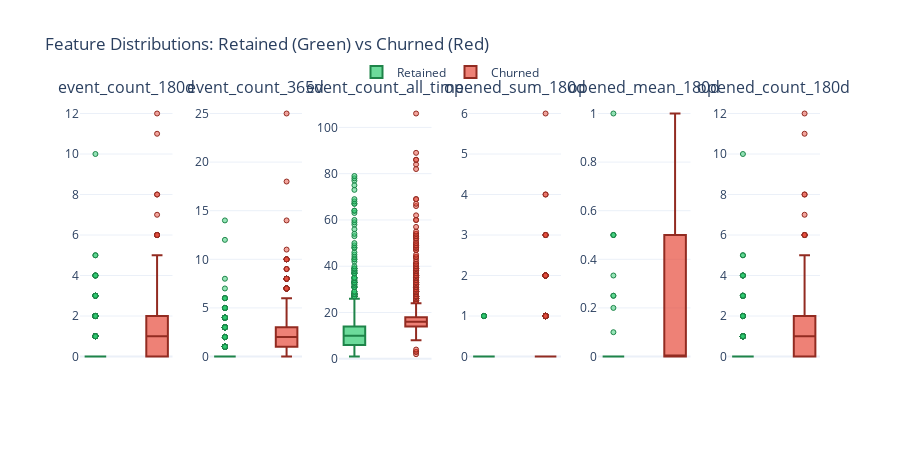

Notebook code cell kept with this figure:
### Markdown cell above
### Interpreting Effect Sizes (Cohen's d)

| Effect Size | Interpretation | What It Means for Modeling |
|-------------|----------------|---------------------------|
| \|d\| ≥ 0.8 | Large | Strong discriminator - prioritize this feature |
| \|d\| = 0.5-0.8 | Medium | Useful predictor - include in model |
| \|d\| = 0.2-0.5 | Small | Weak but may help in combination with others |
| \|d\| < 0.2 | Negligible | Limited predictive value alone |

**🎯 Actionable Insights:**
- **Features with large effects** are your best predictors - ensure they're included in your model
- **Direction matters**: "Higher in retained" means customers with high values tend to stay; use this for threshold-based business rules
- **Features with small/negligible effects** may still be useful in combination or as interaction terms

**⚠️ Cautions:**
- Effect size assumes roughly normal distributions - check skewness in notebook 03
- Large effects could be due to confounding variables - validate with domain knowledge
- Correlation ≠ causation: high engagement may not *cause* retention

### Box Plot Visualization

**📈 How to Read the Box Plots Below:**
- **Well-separated boxes** (little/no overlap) → Feature clearly distinguishes retained vs churned
- **Different medians** (center lines at different heights) → Groups have different typical values
- **Many outliers in one group** → May indicate subpopulations worth investigating

### Code cell
# Box Plots: Visual comparison of distributions
if findings.target_column and findings.target_column in df.columns:
    target = findings.target_column
    
    feature_cols = [
        name for name, col in findings.columns.items()
        if col.inferred_type in [ColumnType.NUMERIC_CONTINUOUS, ColumnType.NUMERIC_DISCRETE]
        and name != target
        and name not in TEMPORAL_METADATA_COLS
    ]
    
    if feature_cols:
        # Create box plots - one subplot per feature for better control
        n_features = min(len(feature_cols), 6)
        
        fig = make_subplots(
            rows=1, cols=n_features,
            subplot_titles=feature_cols[:n_features],
            horizontal_spacing=0.05
        )
        
        for i, col in enumerate(feature_cols[:n_features]):
            col_num = i + 1
            
            # Retained (1) - Green
            retained_data = df[df[target] == 1][col].dropna()
            fig.add_trace(
                go.Box(
                    y=retained_data,
                    name='Retained',
                    fillcolor='rgba(46, 204, 113, 0.7)',
                    line=dict(color='#1e8449', width=2),
                    marker=dict(
                        color='rgba(46, 204, 113, 0.5)',  # Light green outliers
                        size=5,
                        line=dict(color='#1e8449', width=1)
                    ),
                    boxpoints='outliers',
                    width=0.35,
                    showlegend=(i == 0),
                    legendgroup='retained',
                    offsetgroup='retained'
                ),
                row=1, col=col_num
            )
            
            # Churned (0) - Red
            churned_data = df[df[target] == 0][col].dropna()
            fig.add_trace(
                go.Box(
                    y=churned_data,
                    name='Churned',
                    fillcolor='rgba(231, 76, 60, 0.7)',
                    line=dict(color='#922b21', width=2),
                    marker=dict(
                        color='rgba(231, 76, 60, 0.5)',  # Light red outliers
                        size=5,
                        line=dict(color='#922b21', width=1)
                    ),
                    boxpoints='outliers',
                    width=0.35,
                    showlegend=(i == 0),
                    legendgroup='churned',
                    offsetgroup='churned'
                ),
                row=1, col=col_num
            )
        
        fig.update_layout(
            height=450,
            title_text="Feature Distributions: Retained (Green) vs Churned (Red)",
            template='plotly_white',
            showlegend=True,
            legend=dict(orientation="h", yanchor="bottom", y=1.05, xanchor="center", x=0.5),
            boxmode='group',
            boxgap=0.3,
            boxgroupgap=0.1
        )
        
        # Center the boxes by removing x-axis tick labels (title is above each subplot)
        fig.update_xaxes(showticklabels=False)
        
        display_figure(fig)
        
        # Print mean comparison
        print("\n📊 MEAN COMPARISON BY RETENTION STATUS:")
        print("-" * 70)
        for col in feature_cols[:n_features]:
            retained_mean = df[df[target] == 1][col].mean()
            churned_mean = df[df[target] == 0][col].mean()
            diff_pct = ((retained_mean - churned_mean) / churned_mean * 100) if churned_mean != 0 else 0
            print(f"  {col}:")
            print(f"     Retained: {retained_mean:.2f}  |  Churned: {churned_mean:.2f}  |  Diff: {diff_pct:+.1f}%")

### Figure 1 — Plotly figure (JSON) as saved in the notebook; plotly's stock layout.template omitted (floating-point values rounded to 4 significant figures; data arrays with more than 128 entries replaced by an {"elided": "..."} marker saying what was removed)
{"data": [{"boxpoints": "outliers", "fillcolor": "rgba(46, 204, 113, 0.7)", "legendgroup": "retained", "line": {"color": "#1e8449", "width": 2}, "marker": {"color": "rgba(46, 204, 113, 0.5)", "line": {"color": "#1e8449", "width": 1}, "size": 5}, "name": "Retained", "offsetgroup": "retained", "showlegend": true, "type": "box", "width": 0.35, "xaxis": "x", "y": {"elided": "1964 int values"}, "yaxis": "y"}, {"boxpoints": "outliers", "fillcolor": "rgba(231, 76, 60, 0.7)", "legendgroup": "churned", "line": {"color": "#922b21", "width": 2}, "marker": {"color": "rgba(231, 76, 60, 0.5)", "line": {"color": "#922b21", "width": 1}, "size": 5}, "name": "Churned", "offsetgroup": "churned", "showlegend": true, "type": "box", "width": 0.35, "xaxis": "x", "y": {"elided": "3034 int values"}, "yaxis": "y"}, {"boxpoints": "outliers", "fillcolor": "rgba(46, 204, 113, 0.7)", "legendgroup": "retained", "line": {"color": "#1e8449", "width": 2}, "marker": {"color": "rgba(46, 204, 113, 0.5)", "line": {"color": "#1e8449", "width": 1}, "size": 5}, "name": "Retained", "offsetgroup": "retained", "showlegend": false, "type": "box", "width": 0.35, "xaxis": "x2", "y": {"elided": "1964 int values"}, "yaxis": "y2"}, {"boxpoints": "outliers", "fillcolor": "rgba(231, 76, 60, 0.7)", "legendgroup": "churned", "line": {"color": "#922b21", "width": 2}, "marker": {"color": "rgba(231, 76, 60, 0.5)", "line": {"color": "#922b21", "width": 1}, "size": 5}, "name": "Churned", "offsetgroup": "churned", "showlegend": false, "type": "box", "width": 0.35, "xaxis": "x2", "y": {"elided": "3034 int values"}, "yaxis": "y2"}, {"boxpoints": "outliers", "fillcolor": "rgba(46, 204, 113, 0.7)", "legendgroup": "retained", "line": {"color": "#1e8449", "width": 2}, "marker": {"color": "rgba(46, 204, 113, 0.5)", "line": {"color": "#1e8449", "width": 1}, "size": 5}, "name": "Retained", "offsetgroup": "retained", "showlegend": false, "type": "box", "width": 0.35, "xaxis": "x3", "y": {"elided": "1964 int values"}, "yaxis": "y3"}, {"boxpoints": "outliers", "fillcolor": "rgba(231, 76, 60, 0.7)", "legendgroup": "churned", "line": {"color": "#922b21", "width": 2}, "marker": {"color": "rgba(231, 76, 60, 0.5)", "line": {"color": "#922b21", "width": 1}, "size": 5}, "name": "Churned", "offsetgroup": "churned", "showlegend": false, "type": "box", "width": 0.35, "xaxis": "x3", "y": {"elided": "3034 int values"}, "yaxis": "y3"}, {"boxpoints": "outliers", "fillcolor": "rgba(46, 204, 113, 0.7)", "legendgroup": "retained", "line": {"color": "#1e8449", "width": 2}, "marker": {"color": "rgba(46, 204, 113, 0.5)", "line": {"color": "#1e8449", "width": 1}, "size": 5}, "name": "Retained", "offsetgroup": "retained", "showlegend": false, "type": "box", "width": 0.35, "xaxis": "x4", "y": {"elided": "1964 int values"}, "yaxis": "y4"}, {"boxpoints": "outliers", "fillcolor": "rgba(231, 76, 60, 0.7)", "legendgroup": "churned", "line": {"color": "#922b21", "width": 2}, "marker": {"color": "rgba(231, 76, 60, 0.5)", "line": {"color": "#922b21", "width": 1}, "size": 5}, "name": "Churned", "offsetgroup": "churned", "showlegend": false, "type": "box", "width": 0.35, "xaxis": "x4", "y": {"elided": "3034 int values"}, "yaxis": "y4"}, {"boxpoints": "outliers", "fillcolor": "rgba(46, 204, 113, 0.7)", "legendgroup": "retained", "line": {"color": "#1e8449", "width": 2}, "marker": {"color": "rgba(46, 204, 113, 0.5)", "line": {"color": "#1e8449", "width": 1}, "size": 5}, "name": "Retained", "offsetgroup": "retained", "showlegend": false, "type": "box", "width": 0.35, "xaxis": "x5", "y": [0.0, 0.0, 0.0, 0.0, 0.0, 0.0, 0.0, 0.5, 0.0, 0.0, 0.0, 0.0, 0.0, 0.0, 0.0, 0.0, 0.1, 0.0, 0.0, 0.0, 0.0, 0.0, 0.0, 0.0, 0.0, 0.0, 0.0, 0.0, 0.0, 0.0, 0.0, 0.0, 0.0, 0.0, 0.0, 0.0, 0.0, 0.0, 0.0, 0.0, 0.0, 0.0, 0.0, 0.0, 0.0, 0.0, 0.0, 0.0, 0.0, 0.0, 0.0, 0.0, 0.3333, 0.2, 0.0, 0.0, 0.0, 0.0, 0.0, 0.0, 0.0, 0.0, 0.0, 0.0, 0.0, 0.0, 0.0, 0.0, 0.0, 0.0, 0.0, 0.0, 0.0, 0.25, 0.0, 0.5, 0.0, 0.0, 0.0, 0.0, 0.0, 0.25, 0.0, 0.0, 0.0, 0.0, 0.0, 0.0, 1.0, 0.0, 0.0, 0.0, 0.0, 0.0, 0.0, 0.0, 0.0, 0.0, 0.5, 0.0, 0.0, 0.0, 0.0, 0.0, 0.0, 0.0, 0.0, 0.0, 0.0, 0.0], "yaxis": "y5"}, {"boxpoints": "outliers", "fillcolor": "rgba(231, 76, 60, 0.7)", "legendgroup": "churned", "line": {"color": "#922b21", "width": 2}, "marker": {"color": "rgba(231, 76, 60, 0.5)", "line": {"color": "#922b21", "width": 1}, "size": 5}, "name": "Churned", "offsetgroup": "churned", "showlegend": false, "type": "box", "width": 0.35, "xaxis": "x5", "y": {"elided": "2004 float values"}, "yaxis": "y5"}, {"boxpoints": "outliers", "fillcolor": "rgba(46, 204, 113, 0.7)", "legendgroup": "retained", "line": {"color": "#1e8449", "width": 2}, "marker": {"color": "rgba(46, 204, 113, 0.5)", "line": {"color": "#1e8449", "width": 1}, "size": 5}, "name": "Retained", "offsetgroup": "retained", "showlegend": false, "type": "box", "width": 0.35, "xaxis": "x6", "y": {"elided": "1964 int values"}, "yaxis": "y6"}, {"boxpoints": "outliers", "fillcolor": "rgba(231, 76, 60, 0.7)", "legendgroup": "churned", "line": {"color": "#922b21", "width": 2}, "marker": {"color": "rgba(231, 76, 60, 0.5)", "line": {"color": "#922b21", "width": 1}, "size": 5}, "name": "Churned", "offsetgroup": "churned", "showlegend": false, "type": "box", "width": 0.35, "xaxis": "x6", "y": {"elided": "3034 int values"}, "yaxis": "y6"}], "layout": {"annotations": [{"font": {"size": 16}, "showarrow": false, "text": "event_count_180d", "x": 0.0625, "xanchor": "center", "xref": "paper", "y": 1, "yanchor": "bottom", "yref": "paper"}, {"font": {"size": 16}, "showarrow": false, "text": "event_count_365d", "x": 0.2375, "xanchor": "center", "xref": "paper", "y": 1, "yanchor": "bottom", "yref": "paper"}, {"font": {"size": 16}, "showarrow": false, "text": "event_count_all_time", "x": 0.4125, "xanchor": "center", "xref": "paper", "y": 1, "yanchor": "bottom", "yref": "paper"}, {"font": {"size": 16}, "showarrow": false, "text": "opened_sum_180d", "x": 0.5875, "xanchor": "center", "xref": "paper", "y": 1, "yanchor": "bottom", "yref": "paper"}, {"font": {"size": 16}, "showarrow": false, "text": "opened_mean_180d", "x": 0.7625, "xanchor": "center", "xref": "paper", "y": 1, "yanchor": "bottom", "yref": "paper"}, {"font": {"size": 16}, "showarrow": false, "text": "opened_count_180d", "x": 0.9375, "xanchor": "center", "xref": "paper", "y": 1, "yanchor": "bottom", "yref": "paper"}], "boxgap": 0.3, "boxgroupgap": 0.1, "boxmode": "group", "height": 450, "legend": {"orientation": "h", "x": 0.5, "xanchor": "center", "y": 1.05, "yanchor": "bottom"}, "showlegend": true, "title": {"text": "Feature Distributions: Retained (Green) vs Churned (Red)"}, "xaxis": {"anchor": "y", "domain": [0, 0.125], "showticklabels": false}, "xaxis2": {"anchor": "y2", "domain": [0.175, 0.3], "showticklabels": false}, "xaxis3": {"anchor": "y3", "domain": [0.35, 0.475], "showticklabels": false}, "xaxis4": {"anchor": "y4", "domain": [0.525, 0.65], "showticklabels": false}, "xaxis5": {"anchor": "y5", "domain": [0.7, 0.825], "showticklabels": false}, "xaxis6": {"anchor": "y6", "domain": [0.875, 1], "showticklabels": false}, "yaxis": {"anchor": "x", "domain": [0, 1]}, "yaxis2": {"anchor": "x2", "domain": [0, 1]}, "yaxis3": {"anchor": "x3", "domain": [0, 1]}, "yaxis4": {"anchor": "x4", "domain": [0, 1]}, "yaxis5": {"anchor": "x5", "domain": [0, 1]}, "yaxis6": {"anchor": "x6", "domain": [0, 1]}}}
